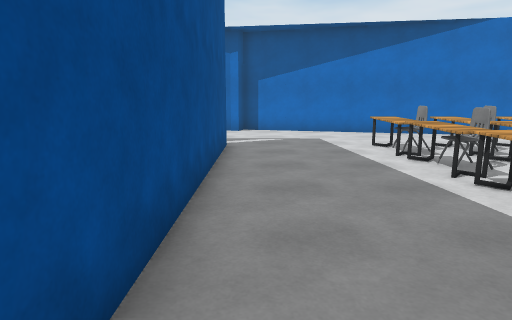
[1] (above)

23 first-person views from a walk through a scene from a Unity 3-D project. The camera is 1.4 m above the floor, tilts 10° down and sees 75° across. Doors are open. The floor is counted in squares, 1 m on a side. Each view is taken from the middle of a square. On the plan, view 1 faces up. The plan holds only what a view shows up to about 15 squares ahead; the rest is blank. The place goes on beyond the plan. The player character is not drawn. Surface patterns are stand-ins for the level's own textures.

[2]
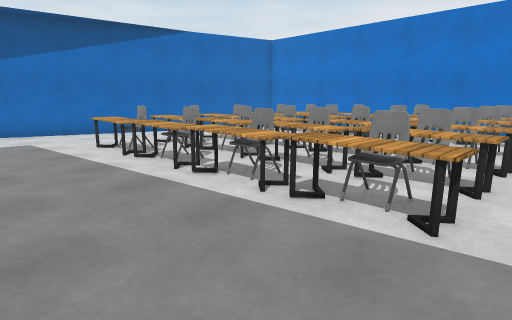

[3]
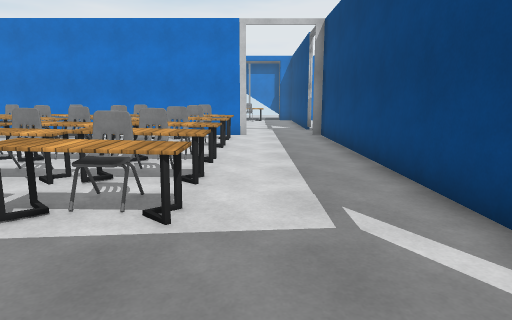

[4]
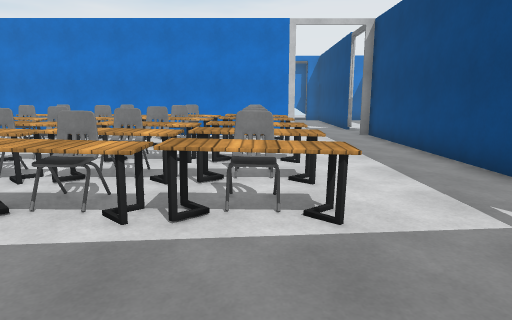

[5]
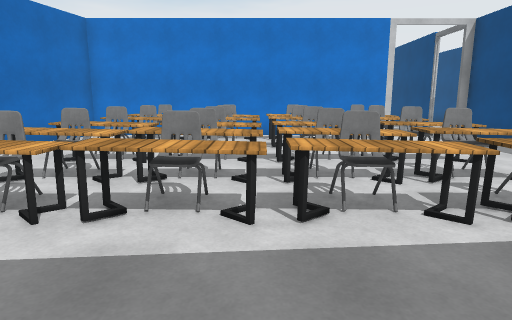

[6]
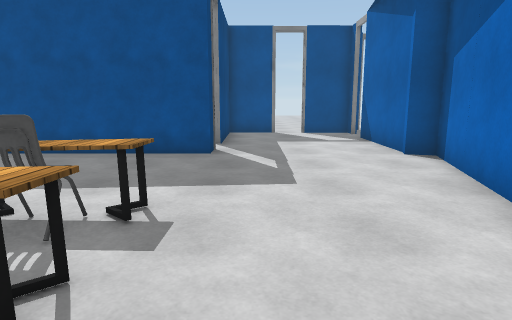

[7]
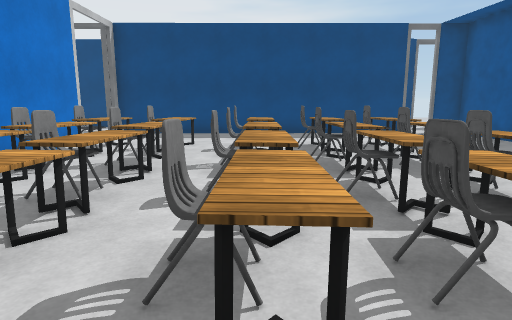

[8]
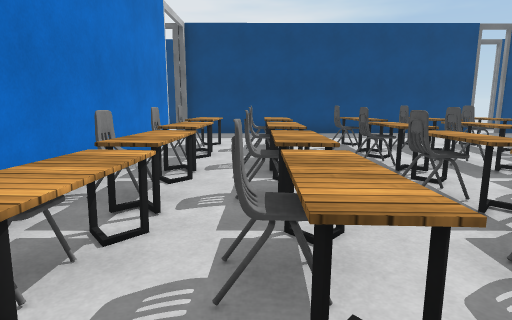

[9]
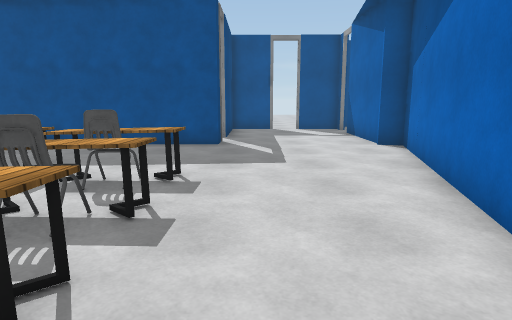

[10]
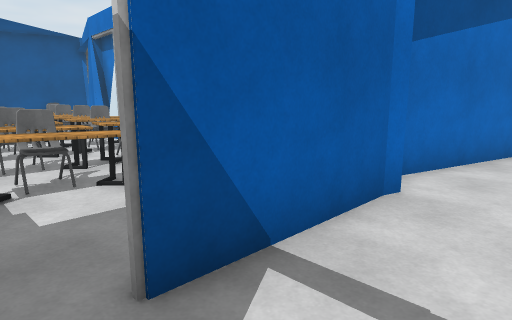

[11]
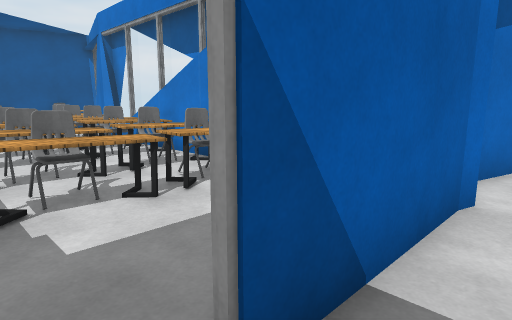

[12]
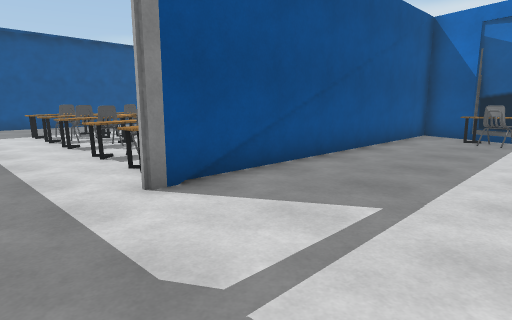

[13]
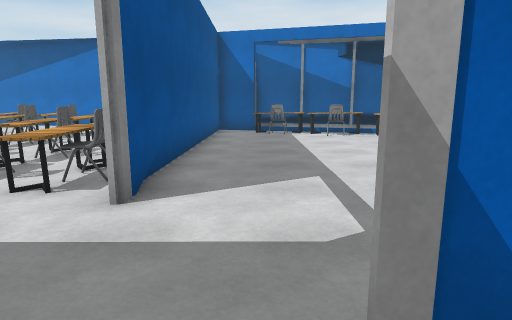

[14]
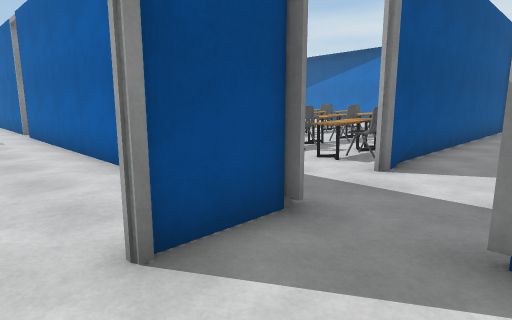

[15]
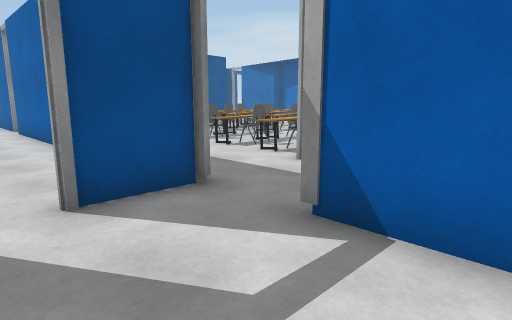

[16]
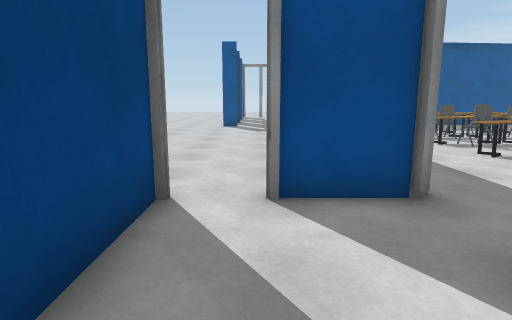

[17]
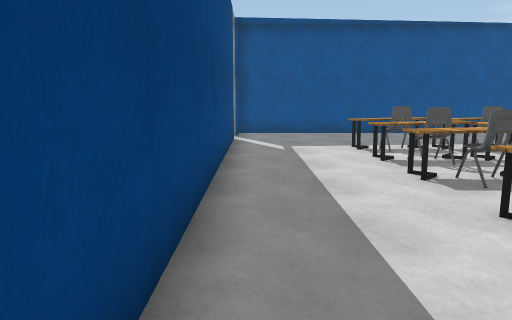

[18]
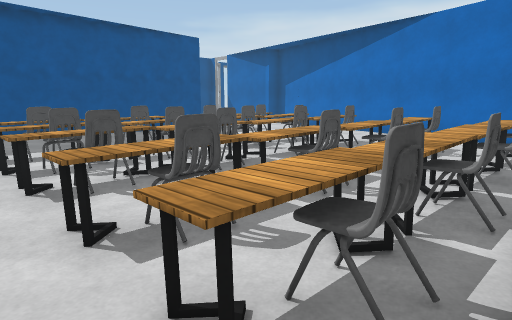

[19]
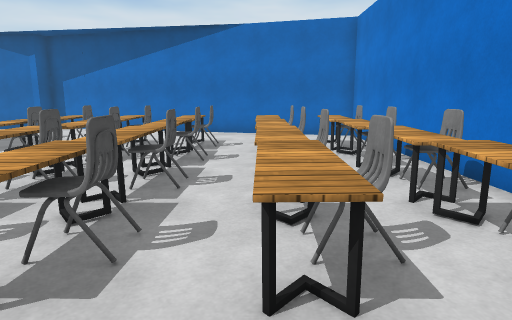

[20]
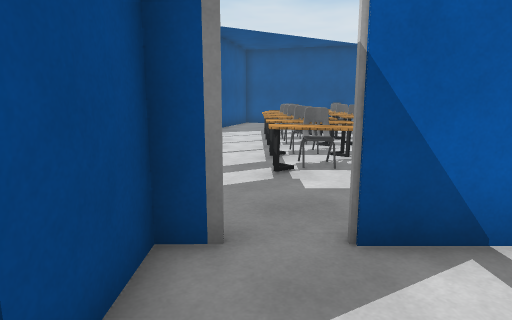

[21]
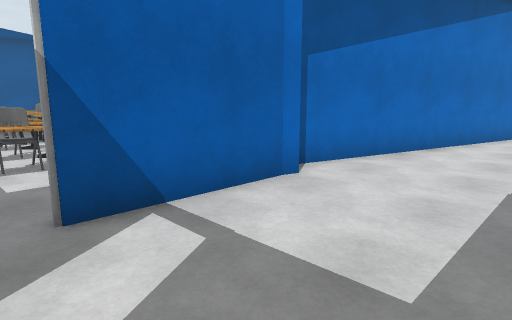

[22]
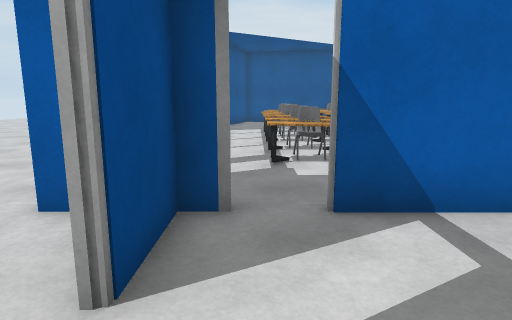

[23]
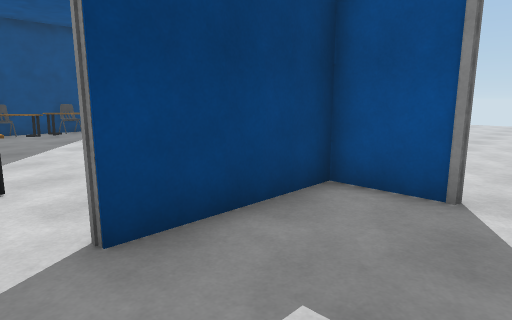

### Floor plan
Points are (right, up) in squares from view 1. A wall is a line through its corners. A room is listed if a view was taken in it or the views show most of it. See-through windows are left out.
Room 1 (views 1, 2, 3, 4, 5, 6, 7, 8, 9, 10, 11, 17, 19, 20, 21, 22, 23)
walls: (-1.9, 10.9) (-1, 10.9) (-1, -2.8) (0.4, -2.8); (1.4, -2.8) (14.3, -2.7); (14.2, 12.6) (-0.6, 16.7) (-0.8, 16) (-1.3, 16.1); (-1.1, 16.1) (-5.1, 16.1); (14, 0.4) (14, 12.8); (14, -2.6) (14.3, -2.6); (-7, 12.9) (-7, 10.8) (-3, 10.8); (-6.3, 16.1) (-7, 16.1) (-7, 13.9)
ways out: opening at (14, 0) to room 2; open door at (14, -1) to room 2; open door at (-5.5, 16); open door at (-2.5, 11); open door at (1, -3); gap at (-7, 13.5)
objects: other object (4, 1); other object (4, 2) to (5, 2); other object (4, 3); other object (4, 4) to (4, 5); other object (4, 6); other object (4, 7) to (5, 7); other object (4, 8); other object (4, 9) to (4, 11); other object (5, 4) to (5, 5); other object (5, 6); other object (5, 9); other object (6, 1); other object (6, 2) to (7, 2); other object (6, 3); other object (6, 4) to (7, 5); other object (6, 6); other object (6, 7) to (7, 7); other object (6, 8); other object (6, 9) to (7, 10); other object (6, 11); other object (7, 6); other object (7, 8); other object (8, 1); other object (8, 2) to (9, 2); other object (8, 3); other object (8, 4) to (9, 5); other object (8, 6); other object (8, 7) to (9, 7); other object (8, 8); other object (8, 9) to (9, 10); other object (8, 11); other object (10, 1) to (11, 3); other object (10, 4) to (10, 5); other object (10, 6) to (11, 8); other object (10, 9) to (10, 11); other object (11, 2); other object (11, 4) to (11, 5); other object (11, 7); other object (11, 9) to (11, 10); other object (12, 1) to (13, 3); other object (12, 4) to (12, 5); other object (12, 6) to (13, 8); other object (12, 9) to (13, 11); other object (13, 2); other object (13, 4) to (13, 5); other object (13, 7); other object (13, 9) to (13, 10)
Room 2 (views 12, 18)
walls: (17.2, 11.8) (14.2, 12.6); (17.1, 12.3) (16, 12.6); (14.2, 12.7) (14.2, 0.3)
ways out: opening at (14, 0) to room 1; open door at (14, -1) to room 1; open door at (15.5, -2.5) to room 3
objects: other object (16, 11); other object (17, 10) to (17, 11); other object (18, 11); other object (19, 10); other object (19, 11)
Room 3 (views 13, 14, 15, 16)
walls: (18.7, -2.7) (16.4, -2.7); (14.1, -6.4) (17.3, -6.4); (14.3, -2.6) (14.3, -4.9)
ways out: open door at (15.5, -2.5) to room 2; open door at (14, -5.5)

Positions as (right, up) in squares from view 1, and headings:
1: (0, 0), facing up
2: (0, 0), facing up-right
3: (0, 0), facing right
4: (0, 2), facing right
5: (0, 6), facing right
6: (8, 12), facing left
7: (8, 12), facing down
8: (11, 12), facing down
9: (10, 12), facing left
10: (-6, 14), facing up-right
11: (-6, 15), facing up-right
12: (19, -2), facing up-left
13: (16, -4), facing up
14: (17, -6), facing up-left
15: (19, -6), facing up-left
16: (19, -5), facing left
17: (14, -2), facing left
18: (14, 0), facing up-left
19: (10, -1), facing up
20: (-6, 13), facing up
21: (-6, 12), facing up-right
22: (-6, 12), facing up
23: (-2, 14), facing down-left
